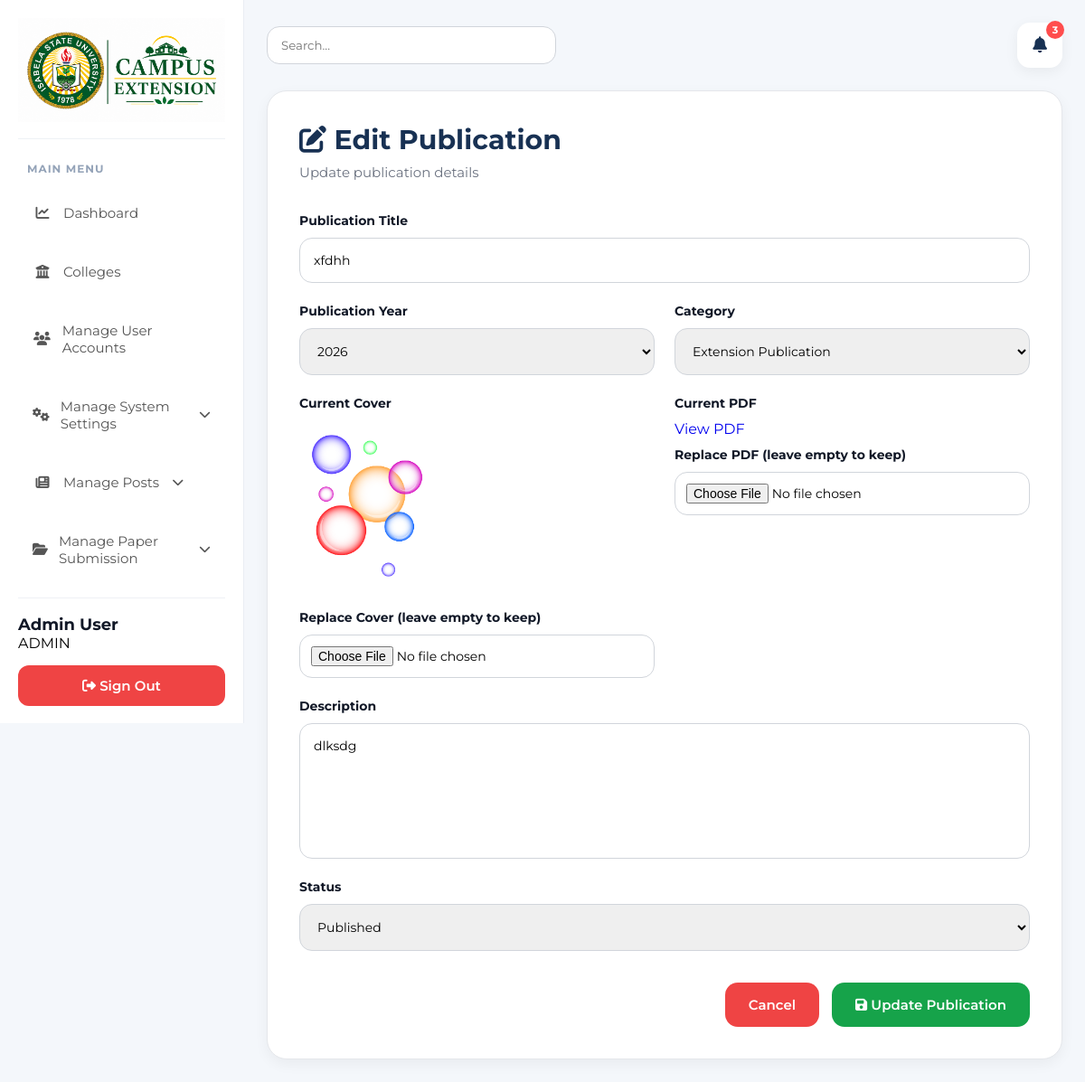
Page /admin/crest/edit?id=1 (signed in) on the committed database.
### tables this page shows
CREATE TABLE IF NOT EXISTS `publications` (
  `id` int NOT NULL AUTO_INCREMENT,
  `title` varchar(255) NOT NULL,
  `year` year NOT NULL,
  `category` enum('research_journal','extension_publication','terminal_report','community_development') NOT NULL,
  `cover_image` varchar(255) DEFAULT NULL,
  `pdf_file` varchar(255) DEFAULT NULL,
  `description` text,
  `status` enum('draft','published') DEFAULT 'draft',
  `created_at` timestamp NULL DEFAULT CURRENT_TIMESTAMP,
  `updated_at` timestamp NULL DEFAULT CURRENT_TIMESTAMP ON UPDATE CURRENT_TIMESTAMP,
  PRIMARY KEY (`id`)
);

### app/Http/Controllers/Controller.php (called while the page is built, shortened)
<?php
class Controller
{
    protected function render($view, $data = [])
    {
        require __DIR__ . '/../../views/layouts/app.php';
    }
}

### app/Http/Controllers/Admin/CrestController.php (called while the page is built, shortened)
<?php
require_once __DIR__ . '/../../../models/Publication.php';
class CrestController extends \Controller
{
    private $publicationModel;
    public function __construct()
    {
        $config = require __DIR__ . '/../../../../config/database.php';
        $pdo = new \PDO("mysql:host={$config['host']};dbname={$config['dbname']};charset={$config['charset']}", $config['username'], $config['password']);
        $pdo->setAttribute(\PDO::ATTR_ERRMODE, \PDO::ERRMODE_EXCEPTION);
        $this->publicationModel = new \Publication($pdo);
    }
    public function edit()
    {
        $id = $_GET['id'] ?? 0;
        $publication = $this->publicationModel->find($id);
        $this->render('crest/edit', ['publication' => $publication]);
    }
}

### app/models/Publication.php (called while the page is built, shortened)
<?php
class Publication
{
    private $db;
    public function __construct($pdo)
    {
        $this->db = $pdo;
    }
    public function find($id)
    {
        $stmt = $this->db->prepare("SELECT * FROM publications WHERE id = ?");
        $stmt->execute([$id]);
        return $stmt->fetch(PDO::FETCH_ASSOC);
    }
}

### app/views/admin/crest/edit.php (the view, shortened to what this page needs)
<div class="crest-manage">
    <div class="crest-top">
        <div>
            <div class="crest-title"><i class="fas fa-edit"></i> Edit Publication</div>
            <div class="crest-subtitle">Update publication details</div>
        </div>
    </div>
    <form method="POST" action="/admin/crest/update" enctype="multipart/form-data">
        <div class="crest-form-grid">
            <div class="crest-group full">
                <label class="crest-label">Publication Title</label>
                <input type="text" name="title" class="crest-input" value="<?= htmlspecialchars($publication['title']) ?>" required>
            </div>
            <div class="crest-group">
                <label class="crest-label">Publication Year</label>
                <select name="year" class="crest-select">
                    <?php for ($y = date('Y'); $y >= 2000; $y--): ?>
                        <option value="<?= $y ?>" <?= $y == $publication['year'] ? 'selected' : '' ?>><?= $y ?></option>
                    <?php endfor; ?>
                </select>
            </div>
            <div class="crest-group">
                <label class="crest-label">Category</label>
                <select name="category" class="crest-select">
                    <option value="extension_publication" <?= $publication['category'] === 'extension_publication' ? 'selected' : '' ?>>Extension Publication</option>
                </select>
            </div>
            <div class="crest-group">
                <label class="crest-label">Current Cover</label>
                <?php if ($publication['cover_image']): ?>
                    <img src="/<?= $publication['cover_image'] ?>" width="150" style="border-radius:8px; margin-bottom:10px;">
                <?php else: ?>
                    <p style="color:#999;">No cover image</p>
                <?php endif; ?>
                <label class="crest-label" style="margin-top:10px;">Replace Cover (leave empty to keep)</label>
                <input type="file" name="cover_image" class="crest-input" accept="image/*">
            </div>
            <div class="crest-group">
                <label class="crest-label">Current PDF</label>
                <?php if ($publication['pdf_file']): ?>
                    <p><a href="/<?= $publication['pdf_file'] ?>" target="_blank">View PDF</a></p>
                <?php else: ?>
                    <p style="color:#999;">No PDF uploaded</p>
                <?php endif; ?>
                <label class="crest-label" style="margin-top:10px;">Replace PDF (leave empty to keep)</label>
                <input type="file" name="pdf_file" class="crest-input" accept=".pdf">
            </div>
            <div class="crest-group full">
                <label class="crest-label">Description</label>
                <textarea name="description" class="crest-textarea"><?= htmlspecialchars($publication['description']) ?></textarea>
            </div>
            <div class="crest-group full">
                <label class="crest-label">Status</label>
                <select name="status" class="crest-select">
                    <option value="published" <?= $publication['status'] === 'published' ? 'selected' : '' ?>>Published</option>
                </select>
            </div>
        </div>
        <div class="publish-actions">
            <a href="/admin/crest" class="reset-btn" style="text-decoration:none; text-align:center;">Cancel</a>
            <button type="submit" class="publish-btn"><i class="fas fa-save"></i> Update Publication</button>
        </div>
    </form>
</div>

### public/css/admin.css (style rules this page uses)
* { margin: 0; padding: 0; box-sizing: border-box; font-family: 'Montserrat', sans-serif; }
body { display: flex; background: #f4f7fb; }
a { text-decoration: none !important; }
input[type="file"] { padding: 12px !important; }
textarea { width: 100% !important; }

### app/views/admin/crest/edit.php (style rules this page uses)
.crest-manage { background:#fff; border-radius:22px; padding:35px; border:1px solid #e5e7eb; box-shadow:0 5px 15px rgba(0,0,0,0.05); }
.crest-top { display:flex; justify-content:space-between; align-items:center; margin-bottom:35px; }
.crest-title { font-size:30px; font-weight:700; color:#183153; }
.crest-subtitle { margin-top:8px; color:#6b7280; font-size:15px; }
.crest-form-grid { display:grid; grid-template-columns:1fr 1fr; gap:22px; }
.crest-group { display:flex; flex-direction:column; }
.crest-group.full { grid-column:1 / span 2; }
.crest-label { font-size:14px; font-weight:700; margin-bottom:10px; color:#111827; }
.crest-input, .crest-select, .crest-textarea { width:100%; border:1px solid #d1d5db; border-radius:14px; padding:15px; font-size:14px; outline:none; }
.crest-textarea { height:150px; resize:none; }
.publish-actions { display:flex; justify-content:flex-end; gap:14px; margin-top:35px; }
.publish-btn { background:#16a34a; color:#fff; border:none; padding:15px 26px; border-radius:14px; cursor:pointer; font-size:15px; font-weight:600; }
.reset-btn { background:#ef4444; color:#fff; border:none; padding:15px 26px; border-radius:14px; cursor:pointer; font-size:15px; font-weight:600; }

### rows in the picture
publications: title "xfdhh", year "2026", category "Extension Publication", cover_image (picture), description "dlksdg", status "Published"

### other values in the picture
$_SESSION['user_name'] "Admin User"
$_SESSION['user_role'] "ADMIN"
